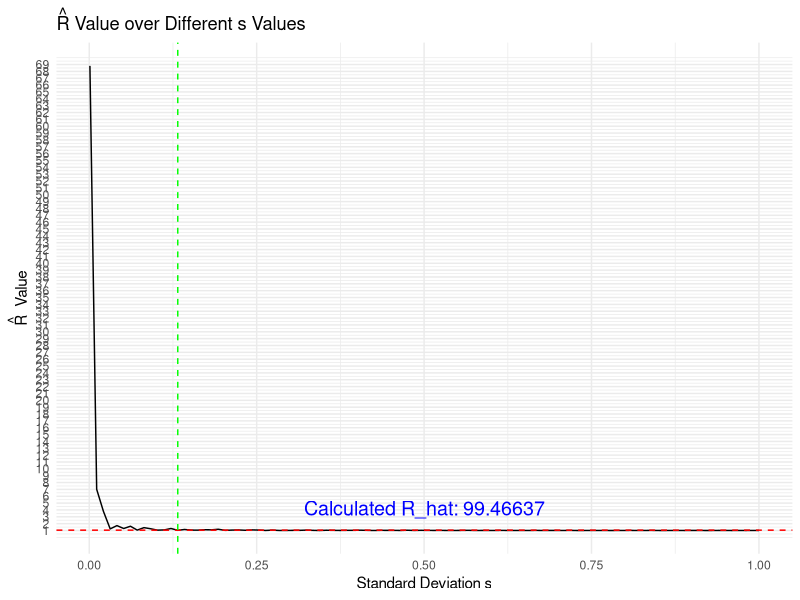
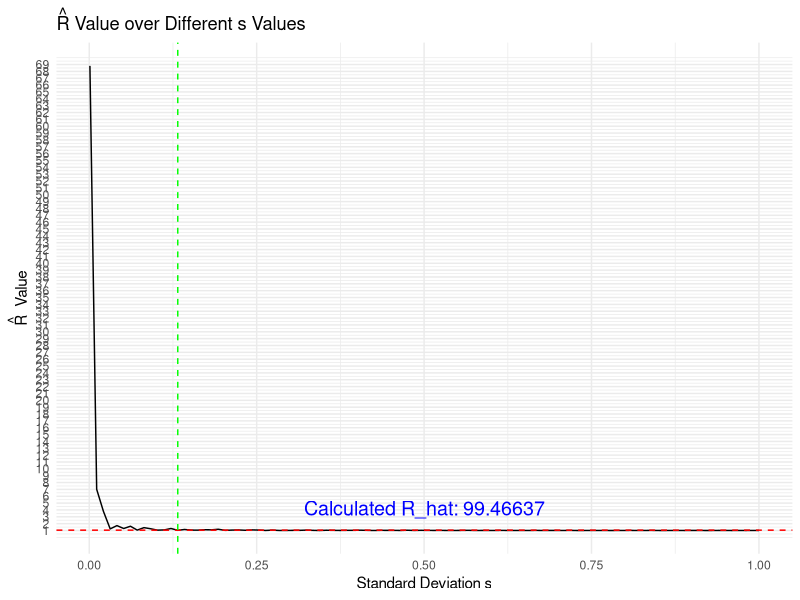

Reproduce these figures in R, in order.
## ---- chunk 1
knitr::opts_chunk$set(echo = TRUE)
## ---- chunk 2
library(ggplot2)
#VERSION 2: This was the second version of the code in which I applied the Gelman-Rubin 1992 Var_hat adjustment to achieve a stable convergence value of 1
# Define the target distribution PDF and its log
log_f <- function(x) {
  log(0.5) - abs(x)
}
# Random walk Metropolis algorithm
random_walk_metropolis <- function(N, s, x0) {
  samples <- numeric(N)
  samples[1] <- x0
  
  for (i in 2:N) {
    x_star <- rnorm(1, mean = samples[i-1], sd = s) # Propose a new state
    log_r <- log_f(x_star) - log_f(samples[i-1]) # Compute log of the ratio
    u <- log(runif(1)) # Log of uniform random number for comparison
    
    if (u < log_r) {
      samples[i] <- x_star # Accept the new state
    } else {
      samples[i] <- samples[i-1] # Reject the new state
    }
  }
  
  samples
}

#Step 2: Compute R_hat value
# Function to compute R hat...we need to realise that behind the complex formulas, there are simple numpy statistical operations.
compute_R_hat <- function(N, s, J, x0_initial_values) {
  chains <- sapply(x0_initial_values, function(x0) random_walk_metropolis(N, s, x0))
  
  Mj <- colMeans(chains)
  Vj <- apply(chains, 2, function(chain) var(chain)) #ddof is delta degrees of freedom...axis defines that we calculate how our observations vary with the mean observation...if axis was zero we would calculate how each observation varied from the other observations at the same sample point.
  W <- mean(Vj) #W is essentially a mean of values of V for all chains (1 to J)
  B <- N * var(Mj) #since we us np.var() it calculates the overall sample mean implicitly (M)....however we must scale it to make it compatible with our calculation for R hat...since mean Mj is the mean between samples, only 3 of the 4 values we use for our mean calculation are free to vary, last one restricted to overall mean and the values of the rest.
  var_hat_plus <- ((N-1)/N) * W + (1/N) * B #once again we use var_hat_plus as specified in Gelman-Rubin 1992. Instead of just taking B + W, we combine the within-chain variance and between-chain variance in a weighted manner (Gelman, A., & Rubin, D. B. (1992)). This accounts for both the average variance within each chain and the variance between the chain means, adjusted for the number of samples (N). This method provides a more nuanced estimate of the total variance by correctly scaling both components, aiming to accurately reflect the overall variance considering both within-chain and between-chain contributions. It's designed to assess convergence more effectively by comparing this combined variance against the within-chain variance alone.
  R_hat <- sqrt(var_hat_plus / W)
  
  R_hat
}

#Step 3: Calculate R_hat for each s value and plot
N <- 2000 #the question asks that I set this to 2000
J <- 4 #the question asks that I set this to 4
s <- 0.001 #the question asks that I set this to 0.001
s_values <- seq(0.001, 1, length.out = 100) #First arg specifies start, second arg represents stop and the third argument, 100, specifies that this interval should be divided into 99 equal segments, creating 100 evenly spaced points within and including the bounds.
x0_initial_values <- rnorm(J) #Random initial values for the chains...so if J is 4 it is 4 random intial values for the chains

# Calculate R_hats for each s value
R_hats <- sapply(s_values, function(s) compute_R_hat(N, s, J, x0_initial_values))

# Calculate R_hat given the parameters set in the question stem
R_hat_specimen <- compute_R_hat(N, s, J, x0_initial_values)
print(paste("Calculated R_hat:", R_hat_specimen)) #Calculate R_hat for RWMA with N=2000, s=0.001 and J=4

# Plotting...Keeping N and J fixed, provide a plot of the values of Rb over a grid of s values in the interval between 0.001 and 1.
plot2 <- ggplot(data.frame(s = s_values, R_hat = R_hats), aes(x = s, y = R_hat)) +
  geom_line() +
  geom_hline(yintercept = 1.05, linetype = "dashed", color = "red") +
  geom_vline(xintercept = s_values[min(which(R_hats <= 1.05))], linetype = "dashed", color = "green") + # Identify and plot the convergence point....just so that its clear to see diagramatically when convergence occurs...
  labs(title = expression(hat(R) ~ "Value over Different s Values"),
       x = "Standard Deviation s", y = expression(hat(R) ~ " Value")) +
  scale_y_continuous(breaks = seq(floor(min(R_hats)), ceiling(max(R_hats)), by = 1)) +
  theme_minimal()+
  annotate("text", x = mean(s_values), y = min(R_hats), label = paste("Calculated R_hat:", round(R_hat_specimen, 5)), hjust = 0.5, vjust = -1, size = 5, color = "blue") 
  
# Display the plot
print(plot2)

#Export logic for the image
dir_path <- './r_images'

if(!dir.exists(dir_path)) {
  dir.create(dir_path, recursive=TRUE)
}

ggsave('./r_images/1B_R.png')

